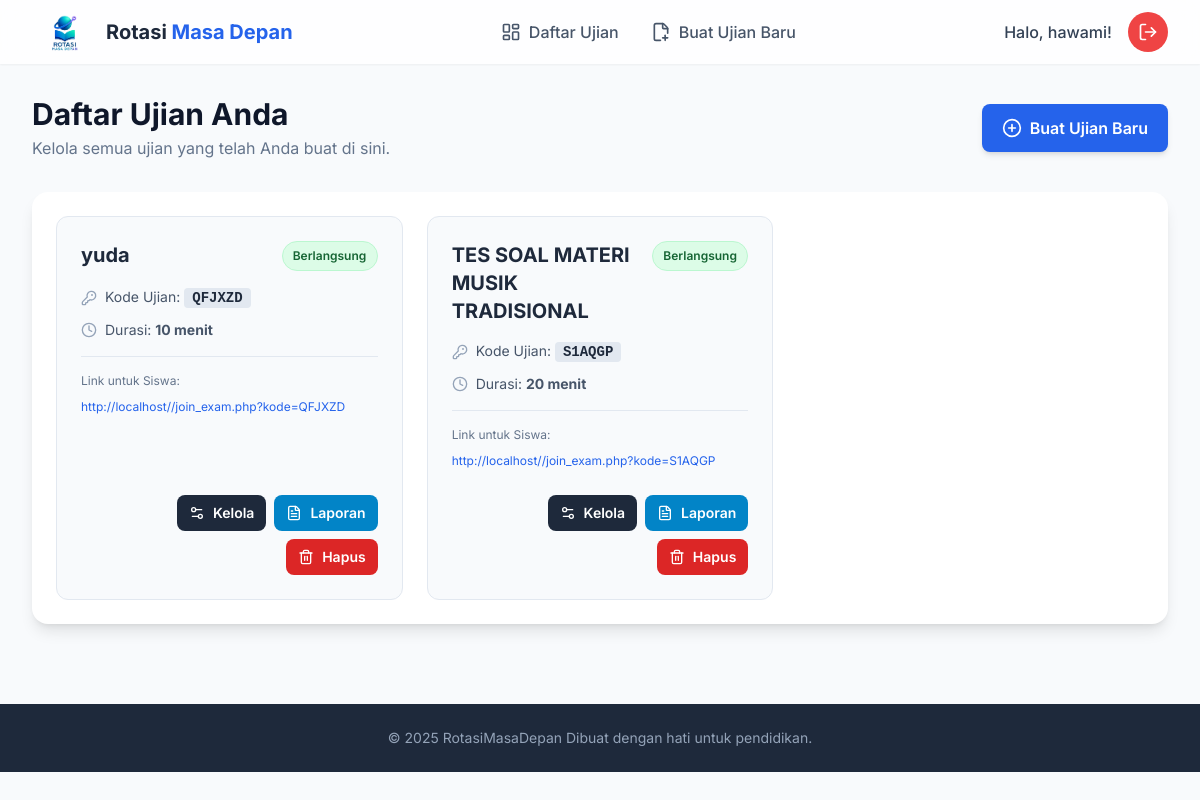
/teacher/dashboard.php (signed in), run on the app's committed database.
### tables this page shows
CREATE TABLE `ujian` (
  `id` int(11) NOT NULL,
  `id_guru` int(11) NOT NULL,
  `judul` varchar(255) NOT NULL,
  `kode_ujian` varchar(10) NOT NULL,
  `waktu_mulai` datetime DEFAULT NULL,
  `durasi` int(11) NOT NULL COMMENT 'Durasi dalam menit',
  `gambar_pendukung` varchar(255) DEFAULT NULL,
  `status` enum('menunggu','berlangsung','selesai') DEFAULT 'menunggu',
  `created_at` timestamp NOT NULL DEFAULT current_timestamp()
);

### teacher/dashboard.php (the view, shortened to what this page needs)
<?php
require_once '../db.php';
$id_guru = $_SESSION['id_guru'];
$result = $conn->query("SELECT * FROM ujian WHERE id_guru = $id_guru ORDER BY created_at DESC");
include 'header.php';
?>
<div class="flex justify-between items-center mb-8">
    <div>
        <h2 class="text-3xl font-bold text-slate-900">Daftar Ujian Anda</h2>
        <p class="text-slate-500 mt-1">Kelola semua ujian yang telah Anda buat di sini.</p>
    </div>
    <a href="create_exam.php" class="hidden sm:flex items-center space-x-2 bg-blue-600 text-white font-semibold px-5 py-3 rounded-lg hover:bg-blue-700 transition-all transform hover:scale-105 shadow-md hover:shadow-lg">
        <i data-lucide="plus-circle"></i>
        <span>Buat Ujian Baru</span>
    </a>
</div>
<div class="bg-white p-6 rounded-2xl shadow-lg">
    <?php if ($result->num_rows > 0): ?>
        <div class="grid grid-cols-1 md:grid-cols-2 lg:grid-cols-3 gap-6">
            <?php while($row = $result->fetch_assoc()): ?>
                <div class="bg-slate-50 border border-slate-200 rounded-xl p-6 flex flex-col justify-between transition-all hover:shadow-xl hover:border-blue-500 hover:-translate-y-1">
                    <div>
                        <div class="flex justify-between items-start mb-4">
                            <h3 class="text-xl font-bold text-slate-800 w-2/3"><?php echo htmlspecialchars($row['judul']); ?></h3>
                            <?php
                                $status_class = '';
                                switch ($row['status']) {
                                    case 'berlangsung':
                                        $status_class = 'bg-green-100 text-green-800 border-green-200';
                                        break;
                                }
                            ?>
                            <form method="POST" action="dashboard.php" class="status-form">
                                <select name="status" onchange="this.form.submit()" class="text-xs font-semibold px-2.5 py-1.5 rounded-full border appearance-none focus:outline-none focus:ring-2 focus:ring-blue-500 transition-all <?php echo $status_class; ?>">
                                    <option value="berlangsung" <?php if($row['status'] == 'berlangsung') echo 'selected'; ?>>Berlangsung</option>
                                </select>
                            </form>
                        </div>
                        <div class="space-y-3 text-sm text-slate-600">
                            <div class="flex items-center space-x-2">
                                <i data-lucide="key-round" class="text-slate-400 w-4 h-4"></i>
                                <span>Kode Ujian: <strong class="font-mono bg-slate-200 text-slate-800 px-2 py-0.5 rounded"><?php echo htmlspecialchars($row['kode_ujian']); ?></strong></span>
                            </div>
                            <div class="flex items-center space-x-2">
                                <i data-lucide="clock" class="text-slate-400 w-4 h-4"></i>
                                <span>Durasi: <strong><?php echo $row['durasi']; ?> menit</strong></span>
                            </div>
                        </div>
                        <div class="mt-4 pt-4 border-t border-slate-200">
                            <p class="text-xs text-slate-500 mb-1">Link untuk Siswa:</p>
                            <?php $link = "http://" . $_SERVER['HTTP_HOST'] . dirname($_SERVER['PHP_SELF'], 2) . "/join_exam.php?kode=" . $row['kode_ujian']; ?>
                            <a href="<?php echo $link; ?>" target="_blank" class="text-xs text-blue-600 hover:underline break-all"><?php echo $link; ?></a>
                        </div>
                    </div>
                    <div class="mt-6 flex items-center justify-end gap-2 flex-wrap">
                        <a href="manage_exam.php?id=<?php echo $row['id']; ?>" class="flex items-center justify-center space-x-2 bg-slate-800 text-white font-semibold py-2 px-3 rounded-lg hover:bg-slate-900 transition-colors text-sm">
                            <i data-lucide="settings-2" class="w-4 h-4"></i>
                            <span>Kelola</span>
                        </a>
                        <a href="report.php?id=<?php echo $row['id']; ?>" class="flex items-center justify-center space-x-2 bg-sky-600 text-white font-semibold py-2 px-3 rounded-lg hover:bg-sky-700 transition-colors text-sm">
                            <i data-lucide="file-text" class="w-4 h-4"></i>
                            <span>Laporan</span>
                        </a>
                        <form method="POST" action="dashboard.php" onsubmit="return confirm('Anda yakin ingin menghapus ujian ini? Semua data soal dan jawaban siswa akan hilang selamanya.')">
                            <button type="submit" name="hapus_ujian" class="flex items-center justify-center space-x-2 bg-red-600 text-white font-semibold py-2 px-3 rounded-lg hover:bg-red-700 transition-colors text-sm">
                                <i data-lucide="trash-2" class="w-4 h-4"></i>
                                <span>Hapus</span>
                            </button>
                        </form>
                    </div>
                </div>
            <?php endwhile; ?>
        </div>
    <?php endif; ?>
</div>
<?php include 'footer.php'; ?>

### teacher/header.php (style rules this page uses)
body { font-family: 'Inter', sans-serif; }
.lucide { width: 20px; height: 20px; stroke-width: 2; }

### data on the page
ujian: judul "yuda", status "Berlangsung", kode_ujian "QFJXZD", durasi "10", kode_ujian "http://localhost//join_exam.php?kode=QFJXZD"
ujian: judul "TES SOAL MATERI MUSIK TRADISIONAL", status "Berlangsung", kode_ujian "S1AQGP", durasi "20", kode_ujian "http://localhost//join_exam.php?kode=S1AQGP"

### other printed values
$_SESSION['username'] "hawami"
